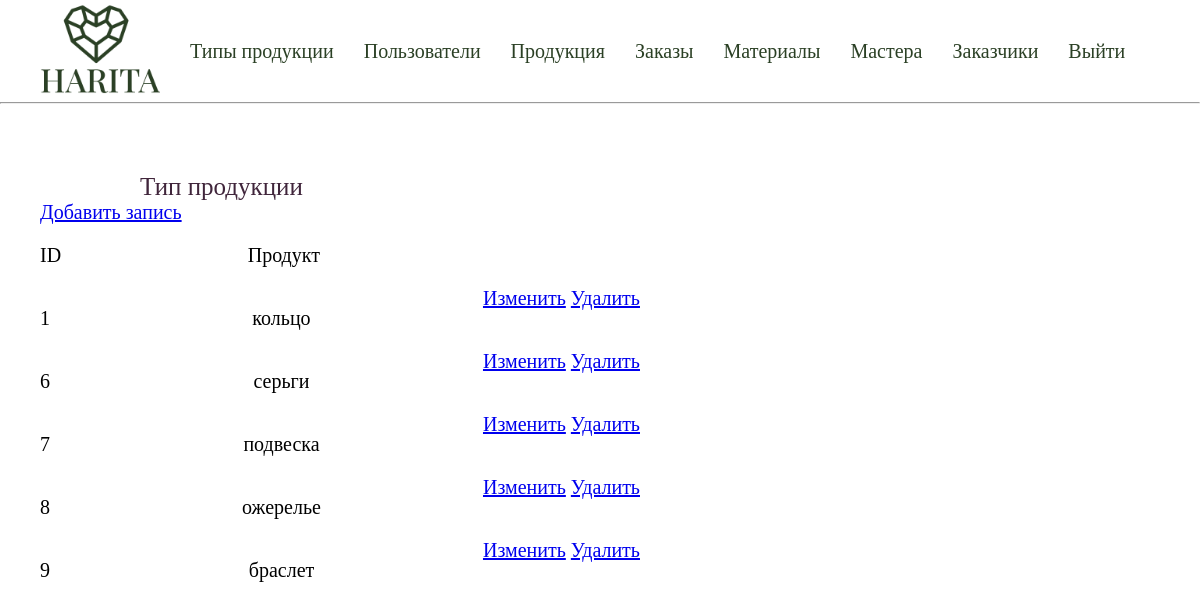
/Type_product.php, run on the app's committed database.
### tables this page shows
CREATE TABLE `Type_products` (
  `id_type_product` int NOT NULL,
  `name_type_product` varchar(40) DEFAULT NULL
);

### Type_product.php (the view, shortened to what this page needs)
<?php
include "./php-connect/connect.php";
?>
<!DOCTYPE html>
<html lang="en">
<head>
    <link rel="stylesheet" href="./css/main.css">
</head>
<body>
<header>
        <div class="admin-container">
            <ul class="main-menu-panel">
            <li class="main-menu-panel_item"><a href="index.php"><img class="logo" src="img/logo.png"
                                alt="Логотпип" width="120"></a></li>
                <li class="main-menu-panel_item"><a href="./Type_product.php" class="menu-item-panel admin-menu-pressed">Типы продукции</a></li>
                <li class="main-menu-panel_item"><a href="./Users-jewel_panel.php" class="menu-item-panel">Пользователи</a></li>
                <li class="main-menu-panel_item"><a href="./Products-panel.php" class="menu-item-panel">Продукция</a></li>
                <li class="main-menu-panel_item"><a href="./Orders-panel.php." class="menu-item-panel">Заказы</a></li>
                <li class="main-menu-panel_item"><a href="./Materials-panel.php" class="menu-item-panel">Материалы</a></li>
                <li class="main-menu-panel_item"><a href="./Masters-panel.php" class="menu-item-panel">Мастера</a></li>
                <li class="main-menu-panel_item"><a href="./Clients-panel.php" class="menu-item-panel">Заказчики</a></li>
                <li class="main-menu-panel_item"><a class="menu-item" href="./php-handler/exit.php">Выйти</a></li>
            </ul>
        </div>
        <hr>
    </header>
    <div class="div-title-admin">
        <div class="admin-container">
            <div class="add-btn-divs">
                <div class="div-title-admin">
                    <h1 class="title-admin">Тип продукции</h1>
                </div>
                <div class="btn_add">
                    <a href="./create_Type-product.php">Добавить запись</a>
                </div>
            </div>
        </div>
    </div>
    <div class="table">
        <div class="admin-container">
            <div class="table_row title">
                <div class="table_sell id">
                    <p class="admin_table_cell_first">ID</p>
                </div>
                <div class="table_sell">
                    <p class="admin_table_cell-text">Продукт</p>
                </div>
            </div>
        </div>
    </div>
    <?php
    $infoTypeProduct = "SELECT *
                    FROM Type_products";
    $resinfoTypeProduct = mysqli_query($connect, $infoTypeProduct) or die(mysqli_error($connect));
    while ($infoTypeProduct = mysqli_fetch_object($resinfoTypeProduct)) {
        echo "
    <div class=\"body-table\">
        <div class=\"admin-container\">
            <div class=\"admin_table_row\">
                <div class=\"admin_table_cell_first admin_projects_table_id\">
                    <p>$infoTypeProduct->id_type_product</p>
                </div>
                <div class=\"admin_table_cell admin_projects_table_name\">
                    <p class=\"admin_table_cell-text\">$infoTypeProduct->name_type_product</p>
                </div>
                <div class=\"admin_projects_table_act\">
                    <a href=\"edit_Users-jewel.php?idA=$infoTypeProduct->id_type_product\">Изменить</a>
                <a href=\"?id_type_product=$infoTypeProduct->id_type_product\">Удалить</a>
            </div>
        </div>
    </div>
";
    }
    ?>
</body>
</html>

### css/main.css (style rules this page uses)
* { margin: 0; padding: 0; }
.table_row { display: flex; width: 300px; justify-content: space-between; }
.admin_table_row { margin: 20px 0 0 0; display: flex; width: 600px; justify-content: space-between; text-align: left; }
.admin_table_cell_first { padding-right: 10px; padding-top: 20px; }
.admin_table_cell-text { padding-right: 20px; padding-left: 40px; padding-top: 20px; }
.main-menu-panel { display: flex; align-items: center; flex-direction: row; list-style-type: none; }
.main-menu-panel_item > a { text-decoration: none; font-weight: 500; font-family: "Playfair Display"; font-style: Medium; font-size: 20px; color: #2B4025; margin-top: 69px; padding-right: 30px; }
.admin-container { padding-left: 40px; font-size: 20px; }
.title-admin { text-decoration: none; font-weight: 500; font-family: "Playfair Display"; font-style: Medium; font-size: 25px; color: #40253B; margin-top: 69px; margin-left: 100px; }

### data on the page
type_products: id_type_product "1", name_type_product "кольцо"
type_products: id_type_product "6", name_type_product "серьги"
type_products: id_type_product "7", name_type_product "подвеска"
type_products: id_type_product "8", name_type_product "ожерелье"
type_products: id_type_product "9", name_type_product "браслет"
